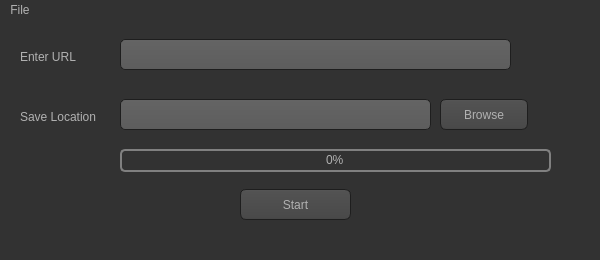
<?xml version="1.0" encoding="UTF-8"?>
<ui version="4.0">
 <class>MainWindow</class>
 <widget class="QMainWindow" name="MainWindow">
  <property name="enabled">
   <bool>true</bool>
  </property>
  <property name="geometry">
   <rect>
    <x>0</x>
    <y>0</y>
    <width>600</width>
    <height>260</height>
   </rect>
  </property>
  <property name="windowTitle">
   <string>MainWindow</string>
  </property>
  <property name="styleSheet">
   <string notr="true">QToolTip
{
     border: 1px solid black;
     background-color: #ffa02f;
     padding: 1px;
     border-radius: 3px;
     opacity: 100;
}

QWidget
{
    color: #b1b1b1;
    background-color: #323232;
}

QTreeView, QListView
{
    background-color: silver;
    margin-left: 5px;
}

QWidget:item:hover
{
    background-color: QLinearGradient( x1: 0, y1: 0, x2: 0, y2: 1, stop: 0 #ffa02f, stop: 1 #ca0619);
    color: #000000;
}

QWidget:item:selected
{
    background-color: QLinearGradient( x1: 0, y1: 0, x2: 0, y2: 1, stop: 0 #ffa02f, stop: 1 #d7801a);
}

QMenuBar::item
{
    background: transparent;
}

QMenuBar::item:selected
{
    background: transparent;
    border: 1px solid #ffaa00;
}

QMenuBar::item:pressed
{
    background: #444;
    border: 1px solid #000;
    background-color: QLinearGradient(
        x1:0, y1:0,
        x2:0, y2:1,
        stop:1 #212121,
        stop:0.4 #343434/*,
        stop:0.2 #343434,
        stop:0.1 #ffaa00*/
    );
    margin-bottom:-1px;
    padding-bottom:1px;
}

QMenu
{
    border: 1px solid #000;
}

QMenu::item
{
    padding: 2px 20px 2px 20px;
}

QMenu::item:selected
{
    color: #000000;
}

QWidget:disabled
{
    color: #808080;
    background-color: #323232;
}

QAbstractItemView
{
    background-color: QLinearGradient( x1: 0, y1: 0, x2: 0, y2: 1, stop: 0 #4d4d4d, stop: 0.1 #646464, stop: 1 #5d5d5d);
}

QWidget:focus
{
    /*border: 1px solid darkgray;*/
}

QLineEdit
{
    background-color: QLinearGradient( x1: 0, y1: 0, x2: 0, y2: 1, stop: 0 #4d4d4d, stop: 0 #646464, stop: 1 #5d5d5d);
    padding: 1px;
    border-style: solid;
    border: 1px solid #1e1e1e;
    border-radius: 5;
}

QPushButton
{
    color: #b1b1b1;
    background-color: QLinearGradient( x1: 0, y1: 0, x2: 0, y2: 1, stop: 0 #565656, stop: 0.1 #525252, stop: 0.5 #4e4e4e, stop: 0.9 #4a4a4a, stop: 1 #464646);
    border-width: 1px;
    border-color: #1e1e1e;
    border-style: solid;
    border-radius: 6;
    padding: 3px;
    font-size: 12px;
    padding-left: 5px;
    padding-right: 5px;
    min-width: 40px;
}

QPushButton:pressed
{
    background-color: QLinearGradient( x1: 0, y1: 0, x2: 0, y2: 1, stop: 0 #2d2d2d, stop: 0.1 #2b2b2b, stop: 0.5 #292929, stop: 0.9 #282828, stop: 1 #252525);
}

QComboBox
{
    selection-background-color: #ffaa00;
    background-color: QLinearGradient( x1: 0, y1: 0, x2: 0, y2: 1, stop: 0 #565656, stop: 0.1 #525252, stop: 0.5 #4e4e4e, stop: 0.9 #4a4a4a, stop: 1 #464646);
    border-style: solid;
    border: 1px solid #1e1e1e;
    border-radius: 5;
}

QComboBox:hover,QPushButton:hover
{
    border: 2px solid QLinearGradient( x1: 0, y1: 0, x2: 0, y2: 1, stop: 0 #ffa02f, stop: 1 #d7801a);
}


QComboBox:on
{
    padding-top: 3px;
    padding-left: 4px;
    background-color: QLinearGradient( x1: 0, y1: 0, x2: 0, y2: 1, stop: 0 #2d2d2d, stop: 0.1 #2b2b2b, stop: 0.5 #292929, stop: 0.9 #282828, stop: 1 #252525);
    selection-background-color: #ffaa00;
}

QComboBox QAbstractItemView
{
    border: 2px solid darkgray;
    selection-background-color: QLinearGradient( x1: 0, y1: 0, x2: 0, y2: 1, stop: 0 #ffa02f, stop: 1 #d7801a);
}

QComboBox::drop-down
{
     subcontrol-origin: padding;
     subcontrol-position: top right;
     width: 15px;

     border-left-width: 0px;
     border-left-color: darkgray;
     border-left-style: solid; /* just a single line */
     border-top-right-radius: 3px; /* same radius as the QComboBox */
     border-bottom-right-radius: 3px;
 }

QComboBox::down-arrow
{
     image: url(:/dark_orange/img/down_arrow.png);
}

QGroupBox
{
    border: 1px solid darkgray;
    margin-top: 10px;
}

QGroupBox:focus
{
    border: 1px solid darkgray;
}

QTextEdit:focus
{
    border: 1px solid darkgray;
}

QScrollBar:horizontal {
     border: 1px solid #222222;
     background: QLinearGradient( x1: 0, y1: 0, x2: 0, y2: 1, stop: 0.0 #121212, stop: 0.2 #282828, stop: 1 #484848);
     height: 7px;
     margin: 0px 16px 0 16px;
}

QScrollBar::handle:horizontal
{
      background: QLinearGradient( x1: 0, y1: 0, x2: 1, y2: 0, stop: 0 #ffa02f, stop: 0.5 #d7801a, stop: 1 #ffa02f);
      min-height: 20px;
      border-radius: 2px;
}

QScrollBar::add-line:horizontal {
      border: 1px solid #1b1b19;
      border-radius: 2px;
      background: QLinearGradient( x1: 0, y1: 0, x2: 1, y2: 0, stop: 0 #ffa02f, stop: 1 #d7801a);
      width: 14px;
      subcontrol-position: right;
      subcontrol-origin: margin;
}

QScrollBar::sub-line:horizontal {
      border: 1px solid #1b1b19;
      border-radius: 2px;
      background: QLinearGradient( x1: 0, y1: 0, x2: 1, y2: 0, stop: 0 #ffa02f, stop: 1 #d7801a);
      width: 14px;
     subcontrol-position: left;
     subcontrol-origin: margin;
}

QScrollBar::right-arrow:horizontal, QScrollBar::left-arrow:horizontal
{
      border: 1px solid black;
      width: 1px;
      height: 1px;
      background: white;
}

QScrollBar::add-page:horizontal, QScrollBar::sub-page:horizontal
{
      background: none;
}

QScrollBar:vertical
{
      background: QLinearGradient( x1: 0, y1: 0, x2: 1, y2: 0, stop: 0.0 #121212, stop: 0.2 #282828, stop: 1 #484848);
      width: 7px;
      margin: 16px 0 16px 0;
      border: 1px solid #222222;
}

QScrollBar::handle:vertical
{
      background: QLinearGradient( x1: 0, y1: 0, x2: 0, y2: 1, stop: 0 #ffa02f, stop: 0.5 #d7801a, stop: 1 #ffa02f);
      min-height: 20px;
      border-radius: 2px;
}

QScrollBar::add-line:vertical
{
      border: 1px solid #1b1b19;
      border-radius: 2px;
      background: QLinearGradient( x1: 0, y1: 0, x2: 0, y2: 1, stop: 0 #ffa02f, stop: 1 #d7801a);
      height: 14px;
      subcontrol-position: bottom;
      subcontrol-origin: margin;
}

QScrollBar::sub-line:vertical
{
      border: 1px solid #1b1b19;
      border-radius: 2px;
      background: QLinearGradient( x1: 0, y1: 0, x2: 0, y2: 1, stop: 0 #d7801a, stop: 1 #ffa02f);
      height: 14px;
      subcontrol-position: top;
      subcontrol-origin: margin;
}

QScrollBar::up-arrow:vertical, QScrollBar::down-arrow:vertical
{
      border: 1px solid black;
      width: 1px;
      height: 1px;
      background: white;
}


QScrollBar::add-page:vertical, QScrollBar::sub-page:vertical
{
      background: none;
}

QTextEdit
{
    background-color: #242424;
}

QPlainTextEdit
{
    background-color: #242424;
}

QHeaderView::section
{
    background-color: QLinearGradient(x1:0, y1:0, x2:0, y2:1, stop:0 #616161, stop: 0.5 #505050, stop: 0.6 #434343, stop:1 #656565);
    color: white;
    padding-left: 4px;
    border: 1px solid #6c6c6c;
}

QCheckBox:disabled
{
color: #414141;
}

QDockWidget::title
{
    text-align: center;
    spacing: 3px; /* spacing between items in the tool bar */
    background-color: QLinearGradient(x1:0, y1:0, x2:0, y2:1, stop:0 #323232, stop: 0.5 #242424, stop:1 #323232);
}

QDockWidget::close-button, QDockWidget::float-button
{
    text-align: center;
    spacing: 1px; /* spacing between items in the tool bar */
    background-color: QLinearGradient(x1:0, y1:0, x2:0, y2:1, stop:0 #323232, stop: 0.5 #242424, stop:1 #323232);
}

QDockWidget::close-button:hover, QDockWidget::float-button:hover
{
    background: #242424;
}

QDockWidget::close-button:pressed, QDockWidget::float-button:pressed
{
    padding: 1px -1px -1px 1px;
}

QMainWindow::separator
{
    background-color: QLinearGradient(x1:0, y1:0, x2:0, y2:1, stop:0 #161616, stop: 0.5 #151515, stop: 0.6 #212121, stop:1 #343434);
    color: white;
    padding-left: 4px;
    border: 1px solid #4c4c4c;
    spacing: 3px; /* spacing between items in the tool bar */
}

QMainWindow::separator:hover
{

    background-color: QLinearGradient(x1:0, y1:0, x2:0, y2:1, stop:0 #d7801a, stop:0.5 #b56c17 stop:1 #ffa02f);
    color: white;
    padding-left: 4px;
    border: 1px solid #6c6c6c;
    spacing: 3px; /* spacing between items in the tool bar */
}

QToolBar::handle
{
     spacing: 3px; /* spacing between items in the tool bar */
     background: url(:/dark_orange/img/handle.png);
}

QMenu::separator
{
    height: 2px;
    background-color: QLinearGradient(x1:0, y1:0, x2:0, y2:1, stop:0 #161616, stop: 0.5 #151515, stop: 0.6 #212121, stop:1 #343434);
    color: white;
    padding-left: 4px;
    margin-left: 10px;
    margin-right: 5px;
}

QProgressBar
{
    border: 2px solid grey;
    border-radius: 5px;
    text-align: center;
}

QProgressBar::chunk
{
    background-color: #d7801a;
    width: 2.15px;
    margin: 0.5px;
}

QTabBar::tab {
    color: #b1b1b1;
    border: 1px solid #444;
    border-bottom-style: none;
    background-color: #323232;
    padding-left: 10px;
    padding-right: 10px;
    padding-top: 3px;
    padding-bottom: 2px;
    margin-right: -1px;
}

QTabWidget::pane {
    border: 1px solid #444;
    top: 1px;
}

QTabBar::tab:last
{
    margin-right: 0; /* the last selected tab has nothing to overlap with on the right */
    border-top-right-radius: 3px;
}

QTabBar::tab:first:!selected
{
 margin-left: 0px; /* the last selected tab has nothing to overlap with on the right */


    border-top-left-radius: 3px;
}

QTabBar::tab:!selected
{
    color: #b1b1b1;
    border-bottom-style: solid;
    margin-top: 3px;
    background-color: QLinearGradient(x1:0, y1:0, x2:0, y2:1, stop:1 #212121, stop:.4 #343434);
}

QTabBar::tab:selected
{
    border-top-left-radius: 3px;
    border-top-right-radius: 3px;
    margin-bottom: 0px;
}

QTabBar::tab:!selected:hover
{
    /*border-top: 2px solid #ffaa00;
    padding-bottom: 3px;*/
    border-top-left-radius: 3px;
    border-top-right-radius: 3px;
    background-color: QLinearGradient(x1:0, y1:0, x2:0, y2:1, stop:1 #212121, stop:0.4 #343434, stop:0.2 #343434, stop:0.1 #ffaa00);
}

QRadioButton::indicator:checked, QRadioButton::indicator:unchecked{
    color: #b1b1b1;
    background-color: #323232;
    border: 1px solid #b1b1b1;
    border-radius: 6px;
}

QRadioButton::indicator:checked
{
    background-color: qradialgradient(
        cx: 0.5, cy: 0.5,
        fx: 0.5, fy: 0.5,
        radius: 1.0,
        stop: 0.25 #ffaa00,
        stop: 0.3 #323232
    );
}

QCheckBox::indicator{
    color: #b1b1b1;
    background-color: #323232;
    border: 1px solid #b1b1b1;
    width: 9px;
    height: 9px;
}

QRadioButton::indicator
{
    border-radius: 6px;
}

QRadioButton::indicator:hover, QCheckBox::indicator:hover
{
    border: 1px solid #ffaa00;
}

QCheckBox::indicator:checked
{
    image:url(:/dark_orange/img/checkbox.png);
}

QCheckBox::indicator:disabled, QRadioButton::indicator:disabled
{
    border: 1px solid #444;
}


QSlider::groove:horizontal {
    border: 1px solid #3A3939;
    height: 8px;
    background: #201F1F;
    margin: 2px 0;
    border-radius: 2px;
}

QSlider::handle:horizontal {
    background: QLinearGradient( x1: 0, y1: 0, x2: 0, y2: 1,
      stop: 0.0 silver, stop: 0.2 #a8a8a8, stop: 1 #727272);
    border: 1px solid #3A3939;
    width: 14px;
    height: 14px;
    margin: -4px 0;
    border-radius: 2px;
}

QSlider::groove:vertical {
    border: 1px solid #3A3939;
    width: 8px;
    background: #201F1F;
    margin: 0 0px;
    border-radius: 2px;
}

QSlider::handle:vertical {
    background: QLinearGradient( x1: 0, y1: 0, x2: 0, y2: 1, stop: 0.0 silver,
      stop: 0.2 #a8a8a8, stop: 1 #727272);
    border: 1px solid #3A3939;
    width: 14px;
    height: 14px;
    margin: 0 -4px;
    border-radius: 2px;
}

QAbstractSpinBox {
    padding-top: 2px;
    padding-bottom: 2px;
    border: 1px solid darkgray;

    border-radius: 2px;
    min-width: 50px;
}


</string>
  </property>
  <widget class="QWidget" name="centralwidget">
   <widget class="QLineEdit" name="urlEdit">
    <property name="geometry">
     <rect>
      <x>120</x>
      <y>20</y>
      <width>391</width>
      <height>31</height>
     </rect>
    </property>
    <property name="font">
     <font>
      <family>MS Sans Serif</family>
      <weight>50</weight>
      <bold>false</bold>
     </font>
    </property>
   </widget>
   <widget class="QLineEdit" name="saveLocation">
    <property name="geometry">
     <rect>
      <x>120</x>
      <y>80</y>
      <width>311</width>
      <height>31</height>
     </rect>
    </property>
   </widget>
   <widget class="QLabel" name="label">
    <property name="geometry">
     <rect>
      <x>20</x>
      <y>30</y>
      <width>81</width>
      <height>16</height>
     </rect>
    </property>
    <property name="styleSheet">
     <string notr="true"/>
    </property>
    <property name="text">
     <string>Enter URL</string>
    </property>
   </widget>
   <widget class="QLabel" name="label_2">
    <property name="geometry">
     <rect>
      <x>20</x>
      <y>90</y>
      <width>91</width>
      <height>16</height>
     </rect>
    </property>
    <property name="text">
     <string>Save Location</string>
    </property>
   </widget>
   <widget class="QPushButton" name="btnBrowse">
    <property name="geometry">
     <rect>
      <x>440</x>
      <y>80</y>
      <width>88</width>
      <height>31</height>
     </rect>
    </property>
    <property name="styleSheet">
     <string notr="true">font: 8pt &quot;Oswald&quot;;</string>
    </property>
    <property name="text">
     <string>Browse</string>
    </property>
   </widget>
   <widget class="QProgressBar" name="progressBar">
    <property name="geometry">
     <rect>
      <x>120</x>
      <y>130</y>
      <width>431</width>
      <height>23</height>
     </rect>
    </property>
    <property name="autoFillBackground">
     <bool>false</bool>
    </property>
    <property name="styleSheet">
     <string notr="true">QProgressBar::chunk {
    background-color: #CD96CD;
    width: 10px;
    margin: 0.5px;
}</string>
    </property>
    <property name="value">
     <number>0</number>
    </property>
   </widget>
   <widget class="QPushButton" name="btnDownload">
    <property name="geometry">
     <rect>
      <x>240</x>
      <y>170</y>
      <width>111</width>
      <height>31</height>
     </rect>
    </property>
    <property name="cursor">
     <cursorShape>PointingHandCursor</cursorShape>
    </property>
    <property name="text">
     <string>Start</string>
    </property>
   </widget>
  </widget>
  <widget class="QMenuBar" name="menubar">
   <property name="geometry">
    <rect>
     <x>0</x>
     <y>0</y>
     <width>600</width>
     <height>21</height>
    </rect>
   </property>
   <widget class="QMenu" name="menufile">
    <property name="title">
     <string>File</string>
    </property>
    <addaction name="actionexit"/>
   </widget>
   <addaction name="menufile"/>
  </widget>
  <widget class="QStatusBar" name="statusbar"/>
  <action name="actionexit">
   <property name="text">
    <string>Exit</string>
   </property>
  </action>
 </widget>
 <resources/>
 <connections/>
</ui>
